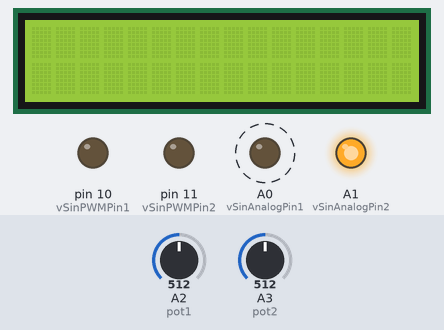
Bench run of a sketch on a simulated Arduino Uno, built with avr-gcc and run on an emulated ATmega328P. Parts: 16×2 character LCD, output pins drawn as LEDs (lit = HIGH). Dashed ring = blinking. The test bench sets the inputs (shaded band); at power-on: A2 (pot1) = 512, A3 (pot2) = 512.

Above: at 1.2 s.
1.3 s: A2 (pot1) set to 900
At 1.71 s:
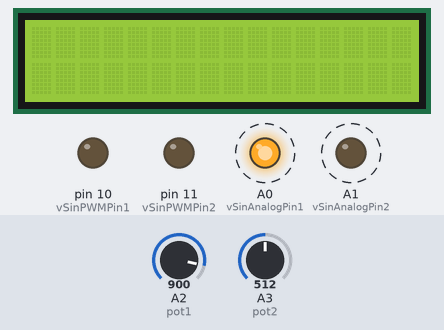
3.2 s: A2 (pot1) set to 1023
At 3.4 s:
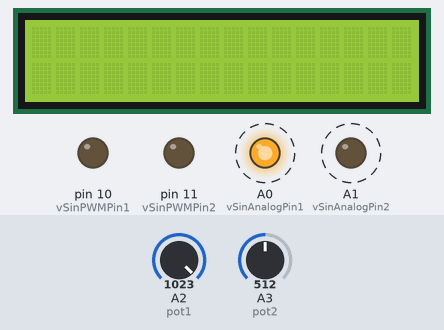
Timing chart, 0 to 10.7 s (numbered marks = the images above; inputs shaded):
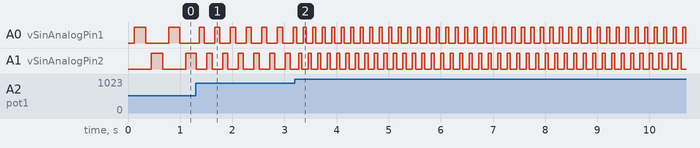

Measured:
- after the input at 1.3 s, A0 (vSinAnalogPin1): alternates HIGH for 0.10 s and LOW for 0.20 s, starting after 0.06 s; A1 (vSinAnalogPin2): alternates HIGH for 0.10 s and LOW for 0.20 s, starting after 0.21 s
- after the input at 3.2 s, A0 (vSinAnalogPin1): alternates HIGH for 0.06 s and LOW for 0.12 s, starting after 0.16 s; A1 (vSinAnalogPin2): alternates HIGH for 0.06 s and LOW for 0.12 s, starting after 0.07 s
- by itself, A0 (vSinAnalogPin1): alternates HIGH for 0.22 s and LOW for 0.44 s

The sketch:

Inverter_Arduino.ino
```cpp
#include <LiquidCrystal_I2C.h>
LiquidCrystal_I2C lcd(0x27,16,2);
#define pot1 A2
#define pot2 A3
#define vSinAnalogPin1 A0
#define vSinAnalogPin2 A1
#define vSinPWMPin1 10
#define vSinPWMPin2 11
float pi = 3.1415926535897;
int deg1, deg2;
int vSinAnalog, vSinPWM;
int frequency1, frequency2;
bool turn1, turn2;
unsigned long time1, time2;

void setup()
{
  lcd.init();
  lcd.backlight();
  pinMode(pot1, INPUT);
  pinMode(pot2, INPUT);
  pinMode(vSinAnalogPin1, OUTPUT);
  pinMode(vSinAnalogPin2, OUTPUT);
  pinMode(vSinPWMPin1, OUTPUT);
  pinMode(vSinPWMPin2, OUTPUT);
}

void loop()
{
  frequency1 = map(analogRead(pot1),0,1023,2750,46);
  frequency2 = map(analogRead(pot2),0,1023,2750,46);

  if((micros() - time1 >= frequency1) and (turn1 == 0))
  {
    deg1++;
    vSinAnalog = 255 * sin(deg1 * pi / 180);
    analogWrite(vSinAnalogPin1,vSinAnalog);
    if(deg1 >= 180)
    {
      turn1 = 1;
    }//printLcd();
    time1 = micros();
  }
  if((micros() - time1 >= frequency1) and (turn1 == 1))
  {
    deg1--;
    vSinAnalog = 255 * sin(deg1 * pi / 180);
    analogWrite(vSinAnalogPin2,vSinAnalog);
    if(deg1 <= 0)
    {
      turn1 = 0;
    }//printLcd();
    time1 = micros();
  }
}

void printLcd()
{
  lcd.setCursor(0,0);
  lcd.print(vSinAnalog);
}
```
